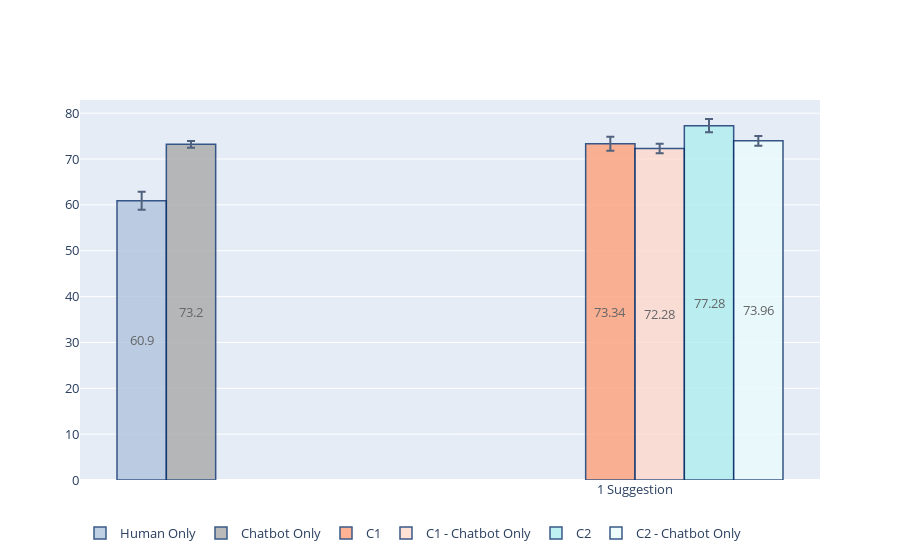

The notebook cell saved with this chart:
### Code cell
colors = ['#FAEBD7', '#FFA07A', '#B0C4DE', '#AFEEEE', '#8FBC8F']
x = ['1 Suggestion']
fig = go.Figure()

xHuman = ['']
yHuman = [Set1]
yHumanErorr = [np.std(z)/math.sqrt(len(z)) for z in yHuman] 
yHuman = [round(statistics.mean(z), 2) for z in yHuman]

fig.add_trace(go.Bar(
    name='Human Only',
    x=xHuman, y=yHuman, text=yHuman, textposition='inside',insidetextanchor='middle',
    marker_color='#B0C4DE',
    marker_line_color='rgb(8,48,107)', marker_line_width=1.5, opacity=0.8,
    error_y=dict(type='data', array=yHumanErorr)
))

xBot = ['']
yBot = [bot5]
yBotErorr = [np.std(z)/math.sqrt(len(z)) for z in yBot] 
yBot = [round(statistics.mean(z), 2) for z in yBot]

fig.add_trace(go.Bar(
    name='Chatbot Only',
    x=xBot, y=yBot, text=yBot, textposition='inside',insidetextanchor='middle',
    marker_color='#A9A9A9',
    marker_line_color='rgb(8,48,107)', marker_line_width=1.5, opacity=0.8,
    error_y=dict(type='data', array=yBotErorr)
))


ySuggOnly = [sugg1]
ySuggOnlyErorr = [np.std(z)/math.sqrt(len(z)) for z in ySuggOnly] 
ySuggOnly = [round(statistics.mean(z), 2) for z in ySuggOnly]

fig.add_trace(go.Bar(
    name='C1',
    x=x, y=ySuggOnly, text=ySuggOnly, textposition='inside',insidetextanchor='middle',
    marker_color='lightsalmon',
    marker_line_color='rgb(8,48,107)', marker_line_width=1.5, opacity=0.8,
    error_y=dict(type='data', array=ySuggOnlyErorr)
))

ySuggOnlyBot = [sugg1Bot]
ySuggOnlyBotErorr = [np.std(z)/math.sqrt(len(z)) for z in ySuggOnlyBot] 
ySuggOnlyBot = [round(statistics.mean(z), 2) for z in ySuggOnlyBot]

fig.add_trace(go.Bar(
    name='C1 - Chatbot Only',
    x=x, y=ySuggOnlyBot, text=ySuggOnlyBot, textposition='inside',insidetextanchor='middle',
    marker_color='#ffdacc',
    marker_line_color='rgb(8,48,107)', marker_line_width=1.5, opacity=0.8,
    error_y=dict(type='data', array=ySuggOnlyBotErorr)
))

yAutoSugg = [autoSugg1]
yAutoSuggErorr = [np.std(z)/math.sqrt(len(z)) for z in yAutoSugg] 
yAutoSugg = [round(statistics.mean(z), 2) for z in yAutoSugg]

fig.add_trace(go.Bar(
    name='C2',
    x=x, y=yAutoSugg, text=yAutoSugg, textposition='inside',insidetextanchor='middle',
    marker_color='#AFEEEE',
    marker_line_color='rgb(8,48,107)', marker_line_width=1.5, opacity=0.8,
    error_y=dict(type='data', array=yAutoSuggErorr)
))

yAutoSuggBot = [autoSugg1Bot]
yAutoSuggBotErorr = [np.std(z)/math.sqrt(len(z)) for z in yAutoSuggBot] 
yAutoSuggBot = [round(statistics.mean(z), 2) for z in yAutoSuggBot]

fig.add_trace(go.Bar(
    name='C2 - Chatbot Only',
    x=x, y=yAutoSuggBot, text=yAutoSuggBot, textposition='inside',insidetextanchor='middle',
    marker_color='#eafbfb',
    marker_line_color='rgb(8,48,107)', marker_line_width=1.5, opacity=0.8,
    error_y=dict(type='data', array=yAutoSuggBotErorr)
))

fig.update_layout(
    font=dict(
        size=13
    )
)
fig.update_layout(legend_orientation="h")
fig.show()

### Figure 1 — Plotly figure (JSON) as saved in the notebook; plotly's stock layout.template omitted (floating-point values rounded to 4 significant figures)
{"data": [{"error_y": {"array": [1.938], "type": "data"}, "insidetextanchor": "middle", "marker": {"color": "#B0C4DE", "line": {"color": "rgb(8,48,107)", "width": 1.5}}, "name": "Human Only", "opacity": 0.8, "text": ["60.9"], "textposition": "inside", "type": "bar", "x": [""], "y": [60.9]}, {"error_y": {"array": [0.7512], "type": "data"}, "insidetextanchor": "middle", "marker": {"color": "#A9A9A9", "line": {"color": "rgb(8,48,107)", "width": 1.5}}, "name": "Chatbot Only", "opacity": 0.8, "text": ["73.2"], "textposition": "inside", "type": "bar", "x": [""], "y": [73.2]}, {"error_y": {"array": [1.507], "type": "data"}, "insidetextanchor": "middle", "marker": {"color": "lightsalmon", "line": {"color": "rgb(8,48,107)", "width": 1.5}}, "name": "C1", "opacity": 0.8, "text": ["73.34"], "textposition": "inside", "type": "bar", "x": ["1 Suggestion"], "y": [73.34]}, {"error_y": {"array": [1.033], "type": "data"}, "insidetextanchor": "middle", "marker": {"color": "#ffdacc", "line": {"color": "rgb(8,48,107)", "width": 1.5}}, "name": "C1 - Chatbot Only", "opacity": 0.8, "text": ["72.28"], "textposition": "inside", "type": "bar", "x": ["1 Suggestion"], "y": [72.28]}, {"error_y": {"array": [1.45], "type": "data"}, "insidetextanchor": "middle", "marker": {"color": "#AFEEEE", "line": {"color": "rgb(8,48,107)", "width": 1.5}}, "name": "C2", "opacity": 0.8, "text": ["77.28"], "textposition": "inside", "type": "bar", "x": ["1 Suggestion"], "y": [77.28]}, {"error_y": {"array": [1.074], "type": "data"}, "insidetextanchor": "middle", "marker": {"color": "#eafbfb", "line": {"color": "rgb(8,48,107)", "width": 1.5}}, "name": "C2 - Chatbot Only", "opacity": 0.8, "text": ["73.96"], "textposition": "inside", "type": "bar", "x": ["1 Suggestion"], "y": [73.96]}], "layout": {"font": {"size": 13}, "legend": {"orientation": "h"}}}
